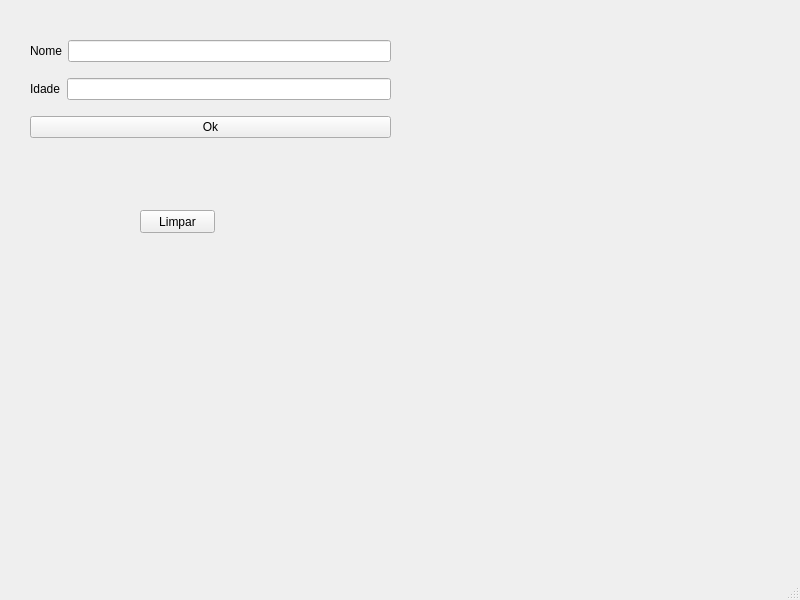
<?xml version="1.0" encoding="UTF-8"?>
<ui version="4.0">
 <class>MainWindow</class>
 <widget class="QMainWindow" name="MainWindow">
  <property name="geometry">
   <rect>
    <x>0</x>
    <y>0</y>
    <width>800</width>
    <height>600</height>
   </rect>
  </property>
  <property name="windowTitle">
   <string>MainWindow</string>
  </property>
  <widget class="QWidget" name="centralwidget">
   <widget class="QPushButton" name="pushButton_limpar">
    <property name="geometry">
     <rect>
      <x>140</x>
      <y>210</y>
      <width>75</width>
      <height>23</height>
     </rect>
    </property>
    <property name="text">
     <string>Limpar</string>
    </property>
   </widget>
   <widget class="QWidget" name="">
    <property name="geometry">
     <rect>
      <x>30</x>
      <y>30</y>
      <width>361</width>
      <height>121</height>
     </rect>
    </property>
    <layout class="QVBoxLayout" name="verticalLayout">
     <item>
      <layout class="QHBoxLayout" name="horizontalLayout">
       <item>
        <widget class="QLabel" name="label">
         <property name="text">
          <string>Nome</string>
         </property>
        </widget>
       </item>
       <item>
        <widget class="QLineEdit" name="lineEdit_Nome"/>
       </item>
      </layout>
     </item>
     <item>
      <layout class="QHBoxLayout" name="horizontalLayout_2">
       <item>
        <widget class="QLabel" name="label_2">
         <property name="text">
          <string>Idade</string>
         </property>
        </widget>
       </item>
       <item>
        <widget class="QLineEdit" name="lineEdit_Idade"/>
       </item>
      </layout>
     </item>
     <item>
      <widget class="QPushButton" name="pushButton_ok">
       <property name="text">
        <string>Ok</string>
       </property>
      </widget>
     </item>
    </layout>
   </widget>
  </widget>
  <widget class="QMenuBar" name="menubar">
   <property name="geometry">
    <rect>
     <x>0</x>
     <y>0</y>
     <width>800</width>
     <height>21</height>
    </rect>
   </property>
  </widget>
  <widget class="QStatusBar" name="statusbar"/>
 </widget>
 <resources/>
 <connections/>
</ui>
